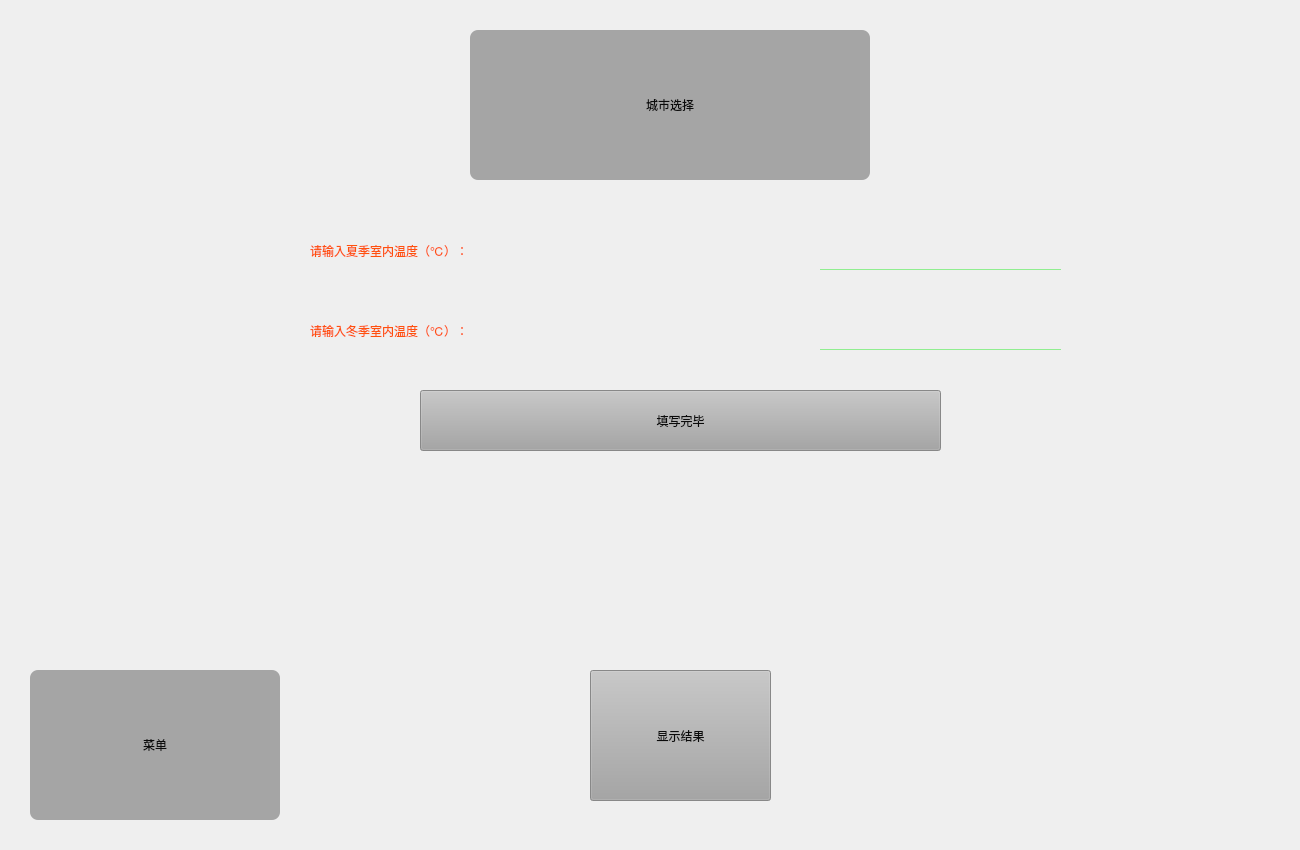
<?xml version="1.0" encoding="UTF-8"?>
<ui version="4.0">
 <class>Form</class>
 <widget class="QWidget" name="Form">
  <property name="geometry">
   <rect>
    <x>0</x>
    <y>0</y>
    <width>1300</width>
    <height>850</height>
   </rect>
  </property>
  <property name="minimumSize">
   <size>
    <width>1300</width>
    <height>850</height>
   </size>
  </property>
  <property name="maximumSize">
   <size>
    <width>1300</width>
    <height>850</height>
   </size>
  </property>
  <property name="windowTitle">
   <string>Form</string>
  </property>
  <property name="styleSheet">
   <string notr="true">QWidget#Form{
border-image: url(:/tianjin/tianda.png);
}
</string>
  </property>
  <widget class="QPushButton" name="renshu">
   <property name="enabled">
    <bool>true</bool>
   </property>
   <property name="geometry">
    <rect>
     <x>40</x>
     <y>710</y>
     <width>200</width>
     <height>80</height>
    </rect>
   </property>
   <property name="minimumSize">
    <size>
     <width>200</width>
     <height>80</height>
    </size>
   </property>
   <property name="maximumSize">
    <size>
     <width>100</width>
     <height>80</height>
    </size>
   </property>
   <property name="styleSheet">
    <string notr="true">QPushButton{
color:white;
font: 16pt &quot;楷体&quot;;
border-radius:8px;
background-color:rgb(33, 174, 250);
spacing:20px;
}
QPushButton:hover{
background-color:rgb(72,203,250);
}
QPushButton:pressed{
background-color:rgb(85,85,255);
}
QPushButton:checked{
background-color: rgb(11, 15, 255);
}</string>
   </property>
   <property name="text">
    <string>房间人员</string>
   </property>
   <property name="checkable">
    <bool>true</bool>
   </property>
  </widget>
  <widget class="QPushButton" name="bolichuang_1">
   <property name="enabled">
    <bool>true</bool>
   </property>
   <property name="geometry">
    <rect>
     <x>60</x>
     <y>720</y>
     <width>200</width>
     <height>80</height>
    </rect>
   </property>
   <property name="minimumSize">
    <size>
     <width>200</width>
     <height>80</height>
    </size>
   </property>
   <property name="maximumSize">
    <size>
     <width>100</width>
     <height>80</height>
    </size>
   </property>
   <property name="styleSheet">
    <string notr="true">QPushButton{
color:white;
font: 16pt &quot;楷体&quot;;
border-radius:8px;
background-color:rgb(33, 174, 250);
spacing:20px;
}
QPushButton:hover{
background-color:rgb(72,203,250);
}
QPushButton:pressed{
background-color:rgb(85,85,255);
}
QPushButton:checked{
background-color: rgb(11, 15, 255);
}</string>
   </property>
   <property name="text">
    <string>透过玻璃窗日射</string>
   </property>
   <property name="checkable">
    <bool>true</bool>
   </property>
  </widget>
  <widget class="QLabel" name="label_2">
   <property name="geometry">
    <rect>
     <x>310</x>
     <y>310</y>
     <width>471</width>
     <height>41</height>
    </rect>
   </property>
   <property name="styleSheet">
    <string notr="true">font: 20pt &quot;楷体&quot;;
color:rgb(255, 81, 12);</string>
   </property>
   <property name="text">
    <string>请输入冬季室内温度（℃）：</string>
   </property>
  </widget>
  <widget class="QPushButton" name="queren_xiawen">
   <property name="enabled">
    <bool>false</bool>
   </property>
   <property name="geometry">
    <rect>
     <x>420</x>
     <y>390</y>
     <width>521</width>
     <height>61</height>
    </rect>
   </property>
   <property name="styleSheet">
    <string notr="true">QPushButton{
font: 16pt &quot;楷体&quot;;
background-color: rgb(20, 232, 255);
}
QPushButton:pressed{

	background-color: rgb(47, 19, 190);
}
QPushButton:disabled{

	background-color: rgb(165, 165, 165);
	color: rgb(11, 11, 11);
}</string>
   </property>
   <property name="text">
    <string>填写完毕</string>
   </property>
  </widget>
  <widget class="QLineEdit" name="xia_wen">
   <property name="geometry">
    <rect>
     <x>820</x>
     <y>250</y>
     <width>241</width>
     <height>20</height>
    </rect>
   </property>
   <property name="styleSheet">
    <string notr="true">background-color: transparent;
font: 16pt &quot;楷体&quot;;
color: rgb(10, 55, 255);
border:none;
border-bottom:1px solid lightgreen;</string>
   </property>
  </widget>
  <widget class="QLabel" name="label_3">
   <property name="geometry">
    <rect>
     <x>310</x>
     <y>230</y>
     <width>421</width>
     <height>41</height>
    </rect>
   </property>
   <property name="styleSheet">
    <string notr="true">font: 20pt &quot;楷体&quot;;
color:rgb(255, 81, 12);</string>
   </property>
   <property name="text">
    <string>请输入夏季室内温度（℃）：</string>
   </property>
  </widget>
  <widget class="QPushButton" name="zhaoming">
   <property name="enabled">
    <bool>true</bool>
   </property>
   <property name="geometry">
    <rect>
     <x>60</x>
     <y>710</y>
     <width>200</width>
     <height>80</height>
    </rect>
   </property>
   <property name="minimumSize">
    <size>
     <width>200</width>
     <height>80</height>
    </size>
   </property>
   <property name="maximumSize">
    <size>
     <width>100</width>
     <height>80</height>
    </size>
   </property>
   <property name="styleSheet">
    <string notr="true">QPushButton{
color:white;
font: 16pt &quot;楷体&quot;;
border-radius:8px;
background-color:rgb(33, 174, 250);
spacing:20px;
}
QPushButton:hover{
background-color:rgb(72,203,250);
}
QPushButton:pressed{
background-color:rgb(85,85,255);
}
QPushButton:checked{
background-color: rgb(11, 15, 255);
}</string>
   </property>
   <property name="text">
    <string>照明设备</string>
   </property>
   <property name="checkable">
    <bool>true</bool>
   </property>
  </widget>
  <widget class="QPushButton" name="bolichuang">
   <property name="enabled">
    <bool>true</bool>
   </property>
   <property name="geometry">
    <rect>
     <x>60</x>
     <y>700</y>
     <width>200</width>
     <height>80</height>
    </rect>
   </property>
   <property name="minimumSize">
    <size>
     <width>200</width>
     <height>80</height>
    </size>
   </property>
   <property name="maximumSize">
    <size>
     <width>100</width>
     <height>80</height>
    </size>
   </property>
   <property name="styleSheet">
    <string notr="true">QPushButton{
color:white;
font: 16pt &quot;楷体&quot;;
border-radius:8px;
background-color:rgb(33, 174, 250);
spacing:20px;
}
QPushButton:hover{
background-color:rgb(72,203,250);
}
QPushButton:pressed{
background-color:rgb(85,85,255);
}
QPushButton:checked{
background-color: rgb(11, 15, 255);
}</string>
   </property>
   <property name="text">
    <string>外玻璃窗传热</string>
   </property>
   <property name="checkable">
    <bool>true</bool>
   </property>
  </widget>
  <widget class="QLineEdit" name="dong_wen">
   <property name="geometry">
    <rect>
     <x>820</x>
     <y>330</y>
     <width>241</width>
     <height>20</height>
    </rect>
   </property>
   <property name="styleSheet">
    <string notr="true">background-color: transparent;
font: 16pt &quot;楷体&quot;;
color: rgb(10, 55, 255);
border:none;
border-bottom:1px solid lightgreen;</string>
   </property>
  </widget>
  <widget class="QPushButton" name="fangjian1">
   <property name="enabled">
    <bool>true</bool>
   </property>
   <property name="geometry">
    <rect>
     <x>40</x>
     <y>710</y>
     <width>200</width>
     <height>80</height>
    </rect>
   </property>
   <property name="minimumSize">
    <size>
     <width>200</width>
     <height>80</height>
    </size>
   </property>
   <property name="maximumSize">
    <size>
     <width>100</width>
     <height>80</height>
    </size>
   </property>
   <property name="styleSheet">
    <string notr="true">QPushButton{
color:white;
font: 16pt &quot;楷体&quot;;
border-radius:8px;
background-color:rgb(33, 174, 250);
spacing:20px;
}
QPushButton:hover{
background-color:rgb(72,203,250);
}
QPushButton:pressed{
background-color:rgb(85,85,255);
}
QPushButton:checked{
background-color: rgb(11, 15, 255);
}
</string>
   </property>
   <property name="text">
    <string>建筑物结构</string>
   </property>
   <property name="checkable">
    <bool>true</bool>
   </property>
  </widget>
  <widget class="QPushButton" name="queren">
   <property name="enabled">
    <bool>false</bool>
   </property>
   <property name="geometry">
    <rect>
     <x>590</x>
     <y>670</y>
     <width>181</width>
     <height>131</height>
    </rect>
   </property>
   <property name="styleSheet">
    <string notr="true">QPushButton{
font: 16pt &quot;楷体&quot;;
background-color: rgb(20, 232, 255);
}
QPushButton:pressed{

	background-color: rgb(47, 19, 190);
}
QPushButton:disabled{

	background-color: rgb(165, 165, 165);
	color: rgb(11, 11, 11);
}</string>
   </property>
   <property name="text">
    <string>显示结果</string>
   </property>
  </widget>
  <widget class="QPushButton" name="chengshi">
   <property name="enabled">
    <bool>false</bool>
   </property>
   <property name="geometry">
    <rect>
     <x>470</x>
     <y>30</y>
     <width>400</width>
     <height>150</height>
    </rect>
   </property>
   <property name="minimumSize">
    <size>
     <width>400</width>
     <height>150</height>
    </size>
   </property>
   <property name="maximumSize">
    <size>
     <width>400</width>
     <height>150</height>
    </size>
   </property>
   <property name="styleSheet">
    <string notr="true">QPushButton{
color:white;
font: 16pt &quot;楷体&quot;;
border-radius:8px;
background-color:rgb(33, 174, 250);
spacing:20px;
}
QPushButton:hover{
background-color:rgb(72,203,250);
}
QPushButton:pressed{
background-color:rgb(85,85,255);
}
QPushButton:disabled{

	background-color: rgb(165, 165, 165);
	color: rgb(11, 11, 11);
}</string>
   </property>
   <property name="text">
    <string>城市选择</string>
   </property>
   <property name="checkable">
    <bool>true</bool>
   </property>
  </widget>
  <widget class="QPushButton" name="caidan">
   <property name="enabled">
    <bool>false</bool>
   </property>
   <property name="geometry">
    <rect>
     <x>30</x>
     <y>670</y>
     <width>250</width>
     <height>150</height>
    </rect>
   </property>
   <property name="minimumSize">
    <size>
     <width>250</width>
     <height>150</height>
    </size>
   </property>
   <property name="maximumSize">
    <size>
     <width>250</width>
     <height>150</height>
    </size>
   </property>
   <property name="styleSheet">
    <string notr="true">QPushButton{
color:white;
font: 16pt &quot;楷体&quot;;
border-radius:8px;
background-color:rgb(33, 174, 250);
spacing:20px;
}
QPushButton:hover{
background-color:rgb(72,203,250);
}
QPushButton:pressed{
background-color:rgb(85,85,255);
}
QPushButton:checked{
background-color: rgb(11, 15, 255);
}
QPushButton:disabled{

	background-color: rgb(165, 165, 165);
	color: rgb(11, 11, 11);
}
</string>
   </property>
   <property name="text">
    <string>菜单</string>
   </property>
   <property name="checkable">
    <bool>true</bool>
   </property>
   <property name="checked">
    <bool>false</bool>
   </property>
  </widget>
  <widget class="QPushButton" name="shebei">
   <property name="enabled">
    <bool>true</bool>
   </property>
   <property name="geometry">
    <rect>
     <x>60</x>
     <y>710</y>
     <width>200</width>
     <height>80</height>
    </rect>
   </property>
   <property name="minimumSize">
    <size>
     <width>200</width>
     <height>80</height>
    </size>
   </property>
   <property name="maximumSize">
    <size>
     <width>100</width>
     <height>80</height>
    </size>
   </property>
   <property name="styleSheet">
    <string notr="true">QPushButton{
color:white;
font: 16pt &quot;楷体&quot;;
border-radius:8px;
background-color:rgb(33, 174, 250);
spacing:20px;
}
QPushButton:hover{
background-color:rgb(72,203,250);
}
QPushButton:pressed{
background-color:rgb(85,85,255);
}
QPushButton:checked{
background-color: rgb(11, 15, 255);
}</string>
   </property>
   <property name="text">
    <string>设备</string>
   </property>
   <property name="checkable">
    <bool>true</bool>
   </property>
  </widget>
  <widget class="QWidget" name="layoutWidget">
   <property name="geometry">
    <rect>
     <x>51</x>
     <y>51</y>
     <width>3</width>
     <height>583</height>
    </rect>
   </property>
   <layout class="QVBoxLayout" name="verticalLayout">
    <property name="spacing">
     <number>115</number>
    </property>
    <item>
     <widget class="QLabel" name="ll1">
      <property name="minimumSize">
       <size>
        <width>1</width>
        <height>1</height>
       </size>
      </property>
      <property name="maximumSize">
       <size>
        <width>1</width>
        <height>1</height>
       </size>
      </property>
      <property name="text">
       <string/>
      </property>
     </widget>
    </item>
    <item>
     <widget class="QLabel" name="ll2">
      <property name="minimumSize">
       <size>
        <width>1</width>
        <height>1</height>
       </size>
      </property>
      <property name="maximumSize">
       <size>
        <width>1</width>
        <height>1</height>
       </size>
      </property>
      <property name="text">
       <string/>
      </property>
     </widget>
    </item>
    <item>
     <widget class="QLabel" name="ll3">
      <property name="minimumSize">
       <size>
        <width>1</width>
        <height>1</height>
       </size>
      </property>
      <property name="maximumSize">
       <size>
        <width>1</width>
        <height>1</height>
       </size>
      </property>
      <property name="text">
       <string/>
      </property>
     </widget>
    </item>
    <item>
     <widget class="QLabel" name="ll4">
      <property name="minimumSize">
       <size>
        <width>1</width>
        <height>1</height>
       </size>
      </property>
      <property name="maximumSize">
       <size>
        <width>1</width>
        <height>1</height>
       </size>
      </property>
      <property name="text">
       <string/>
      </property>
     </widget>
    </item>
    <item>
     <widget class="QLabel" name="ll5">
      <property name="minimumSize">
       <size>
        <width>1</width>
        <height>1</height>
       </size>
      </property>
      <property name="maximumSize">
       <size>
        <width>1</width>
        <height>1</height>
       </size>
      </property>
      <property name="text">
       <string/>
      </property>
     </widget>
    </item>
    <item>
     <widget class="QLabel" name="ll5_2">
      <property name="minimumSize">
       <size>
        <width>1</width>
        <height>1</height>
       </size>
      </property>
      <property name="maximumSize">
       <size>
        <width>1</width>
        <height>1</height>
       </size>
      </property>
      <property name="text">
       <string/>
      </property>
     </widget>
    </item>
   </layout>
  </widget>
  <zorder>fangjian1</zorder>
  <zorder>layoutWidget</zorder>
  <zorder>renshu</zorder>
  <zorder>bolichuang_1</zorder>
  <zorder>label_2</zorder>
  <zorder>queren_xiawen</zorder>
  <zorder>xia_wen</zorder>
  <zorder>label_3</zorder>
  <zorder>zhaoming</zorder>
  <zorder>bolichuang</zorder>
  <zorder>dong_wen</zorder>
  <zorder>queren</zorder>
  <zorder>chengshi</zorder>
  <zorder>shebei</zorder>
  <zorder>caidan</zorder>
 </widget>
 <resources>
  <include location="../pic/wuding.qrc"/>
  <include location="../pic/tianda.qrc"/>
 </resources>
 <connections>
  <connection>
   <sender>caidan</sender>
   <signal>clicked(bool)</signal>
   <receiver>Form</receiver>
   <slot>slot1()</slot>
   <hints>
    <hint type="sourcelabel">
     <x>174</x>
     <y>715</y>
    </hint>
    <hint type="destinationlabel">
     <x>376</x>
     <y>772</y>
    </hint>
   </hints>
  </connection>
 </connections>
 <slots>
  <slot>slot1()</slot>
 </slots>
</ui>
